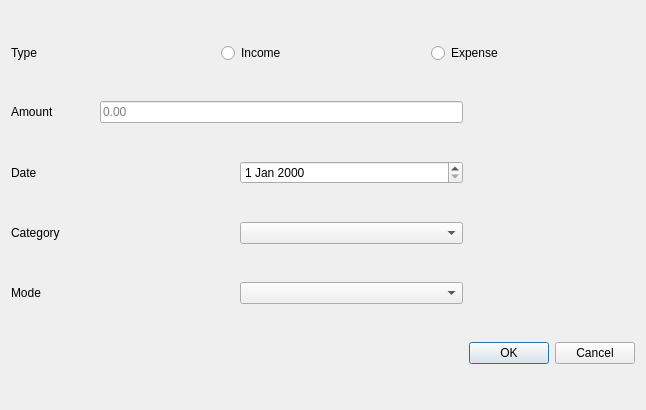
<?xml version="1.0" encoding="UTF-8"?>
<ui version="4.0">
 <class>ExpenseDialog</class>
 <widget class="QDialog" name="ExpenseDialog">
  <property name="geometry">
   <rect>
    <x>0</x>
    <y>0</y>
    <width>646</width>
    <height>410</height>
   </rect>
  </property>
  <property name="windowTitle">
   <string>Dialog</string>
  </property>
  <layout class="QGridLayout" name="gridLayout">
   <item row="0" column="0" colspan="2">
    <layout class="QHBoxLayout" name="horizontalLayout_2">
     <item>
      <widget class="QLabel" name="label">
       <property name="text">
        <string>Type</string>
       </property>
      </widget>
     </item>
     <item>
      <widget class="QRadioButton" name="radioButton_income">
       <property name="text">
        <string>Income</string>
       </property>
      </widget>
     </item>
     <item>
      <widget class="QRadioButton" name="radioButton_expense">
       <property name="text">
        <string>Expense</string>
       </property>
      </widget>
     </item>
    </layout>
   </item>
   <item row="1" column="0">
    <layout class="QHBoxLayout" name="horizontalLayout_3">
     <item>
      <widget class="QLabel" name="label_2">
       <property name="text">
        <string>Amount</string>
       </property>
      </widget>
     </item>
     <item>
      <spacer name="horizontalSpacer">
       <property name="orientation">
        <enum>Qt::Horizontal</enum>
       </property>
       <property name="sizeType">
        <enum>QSizePolicy::Maximum</enum>
       </property>
       <property name="sizeHint" stdset="0">
        <size>
         <width>40</width>
         <height>20</height>
        </size>
       </property>
      </spacer>
     </item>
     <item>
      <widget class="QLineEdit" name="lineEdit_amount">
       <property name="placeholderText">
        <string>0.00</string>
       </property>
      </widget>
     </item>
    </layout>
   </item>
   <item row="2" column="0">
    <layout class="QHBoxLayout" name="horizontalLayout_6">
     <item>
      <widget class="QLabel" name="label_5">
       <property name="text">
        <string>Date</string>
       </property>
      </widget>
     </item>
     <item>
      <widget class="QDateEdit" name="dateEdit">
       <property name="time">
        <time>
         <hour>1</hour>
         <minute>0</minute>
         <second>0</second>
        </time>
       </property>
      </widget>
     </item>
    </layout>
   </item>
   <item row="3" column="0">
    <layout class="QHBoxLayout" name="horizontalLayout_4">
     <item>
      <widget class="QLabel" name="label_3">
       <property name="text">
        <string>Category</string>
       </property>
      </widget>
     </item>
     <item>
      <widget class="QComboBox" name="comboBox_category"/>
     </item>
    </layout>
   </item>
   <item row="4" column="0">
    <layout class="QHBoxLayout" name="horizontalLayout_5">
     <item>
      <widget class="QLabel" name="label_4">
       <property name="text">
        <string>Mode</string>
       </property>
      </widget>
     </item>
     <item>
      <widget class="QComboBox" name="comboBox_mode"/>
     </item>
    </layout>
   </item>
   <item row="5" column="1">
    <layout class="QHBoxLayout" name="horizontalLayout">
     <item>
      <widget class="QPushButton" name="pushButton_ExpenseOK">
       <property name="text">
        <string>OK</string>
       </property>
      </widget>
     </item>
     <item>
      <widget class="QPushButton" name="pushButton_ExpenseCancel">
       <property name="text">
        <string>Cancel</string>
       </property>
      </widget>
     </item>
    </layout>
   </item>
  </layout>
 </widget>
 <resources/>
 <connections/>
</ui>
